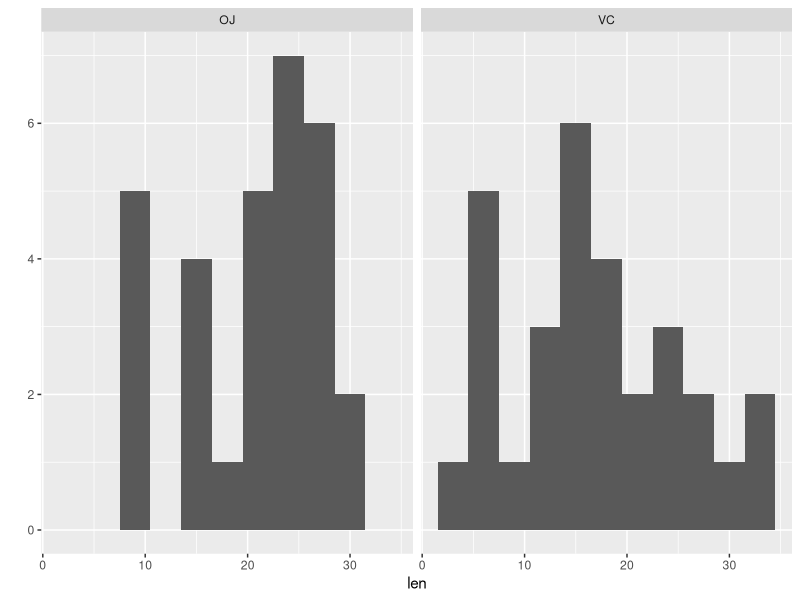
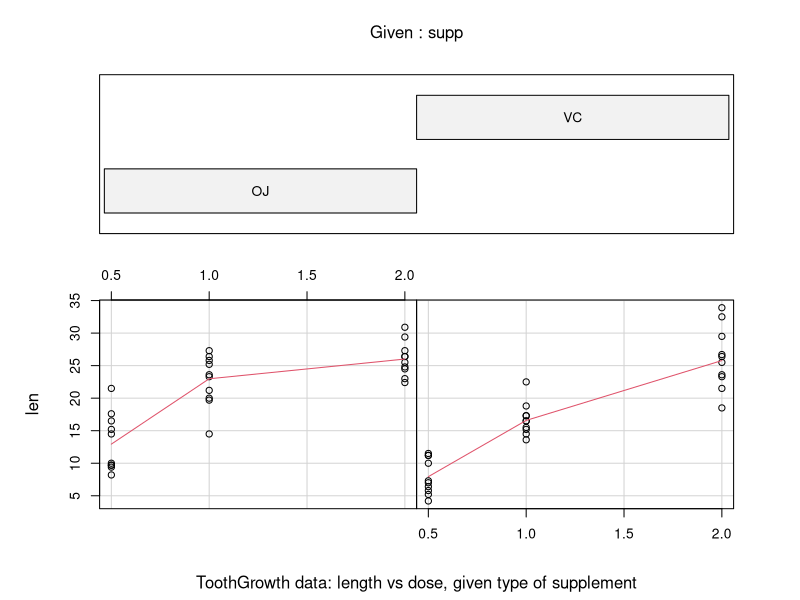

Write the R code that produced these figures, in order.
## ---- chunk 1
data (ToothGrowth)
str(ToothGrowth)
head(ToothGrowth)
tail(ToothGrowth)
## ---- chunk 2
summary(ToothGrowth[ToothGrowth$supp=="OJ",]$len)
summary(ToothGrowth[ToothGrowth$supp=="VC",]$len)
## ---- chunk 3
t.test(ToothGrowth[ToothGrowth$supp=="OJ",]$len, 
       ToothGrowth[ToothGrowth$supp=="VC",]$len,
       var.equal = FALSE)
## ---- chunk 4
library(ggplot2)
qplot(len, data = ToothGrowth, facets=~supp, binwidth=3)
## ---- chunk 5
library(graphics)
coplot(len ~ dose | supp, data = ToothGrowth, panel = panel.smooth,
       xlab = "ToothGrowth data: length vs dose, given type of supplement")
